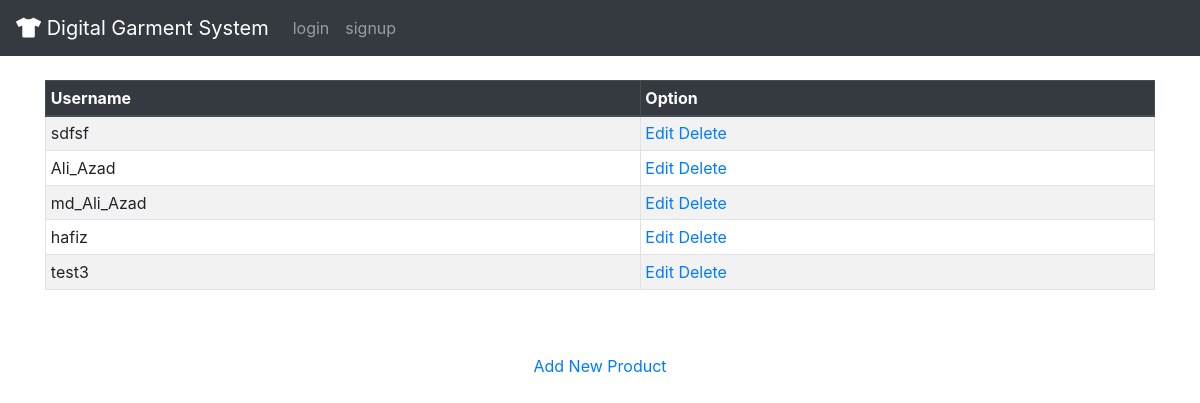
/show/, run on an earlier commit of the app's database.
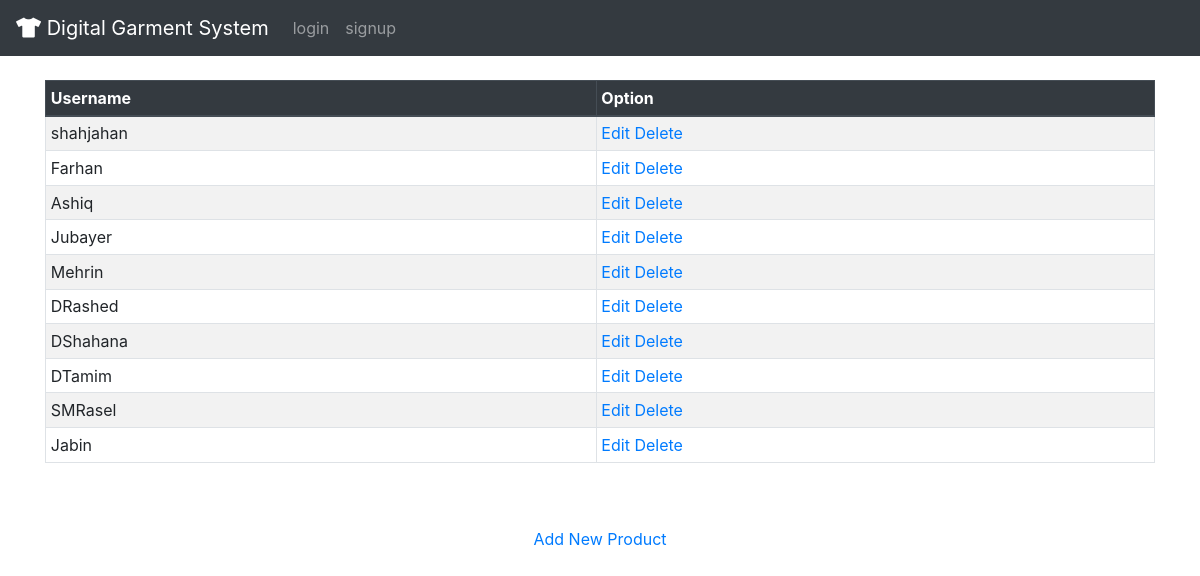
And on a later commit of the database.
### controller/models.py (models this page shows)
class Vendors(models.Model):
    GENDER_CHOICES = (
        ('M', 'Male'),
        ('F', 'Female'),
        ('O', 'Other'),
    )
    user = models.OneToOneField(User, on_delete=models.CASCADE)
    company_name = models.CharField(max_length=200, blank=True, verbose_name="Company Name")
    company_id = models.CharField(max_length=200, blank=True, verbose_name="Company ID")
    vaddress=models.CharField(max_length=500,verbose_name="Address", blank=True)
    vcontact = models.CharField(verbose_name="Contact",max_length=20, blank=True, default='N/A')
    vprofile_Image = models.ImageField(verbose_name="Profile Image",upload_to = 'Vendor_Profile_Pic/', default = 'https://icon-library.net/images/young-person-icon/young-person-icon-7.jpg', blank=True)
    vgender =  models.CharField(verbose_name="Gender",max_length=2, choices=GENDER_CHOICES, blank=False, default='M')
    vemail_confirmed = models.BooleanField(verbose_name="Email Confirmation",default=False)
    Updated_at= models.DateTimeField(auto_now=True)

### controller/views.py (the view)
# urls.py: path('show/',show,name='show'),
def show(request):
    vendors = Vendors.objects.all()
    return render(request,"show_products.html",{'vendors':vendors})

### accounting/cp.py (called while the page is built)
def yoverview(request):
    q=Completed_Order.objects.values_list('year',flat=True).order_by('year').distinct()
    return({'q':q})

### templates/show_products.html (shortened to what this page needs)
{% extends 'base.html' %}
{% load crispy_forms_tags %}
{% block content %}
<div class="container">
<table class="table table-striped table-bordered table-sm">
    <thead class="thead-dark">
    <tr>
        <th>Username</th>
        <th>Option</th>
    </tr>
    </thead>
    <tbody>
        {% for vendor in vendors%}
    <tr>
        <td>{{vendor.user.username}}</td>
        <td>
            <a href="{% url 'controller:edit' vendor.pk %}" class="button button" width="50%" align="left">Edit</a>
            <a href="{% url 'controller:delete' vendor.pk %}" class="button1 button1" width="50%" align="right">Delete</a>
        </td>
    </tr>
    {% endfor %}
    </tbody>
</table>
<br>
<br>
<center><a href="" class="button button">Add New Product</a></center>
</div>
{% endblock %}

What changed in the data, as far as the page shows it:
removed Vendors: user.username "sdfsf"
removed Vendors: user.username "Ali_Azad"
removed Vendors: user.username "md_Ali_Azad"
removed Vendors: user.username "hafiz"
removed Vendors: user.username "test3"
added Vendors: user.username "shahjahan"
added Vendors: user.username "Farhan"
added Vendors: user.username "Ashiq"
added Vendors: user.username "Jubayer"
added Vendors: user.username "Mehrin"
added Vendors: user.username "DRashed"
added Vendors: user.username "DShahana"
added Vendors: user.username "DTamim"
added Vendors: user.username "SMRasel"
added Vendors: user.username "Jabin"
